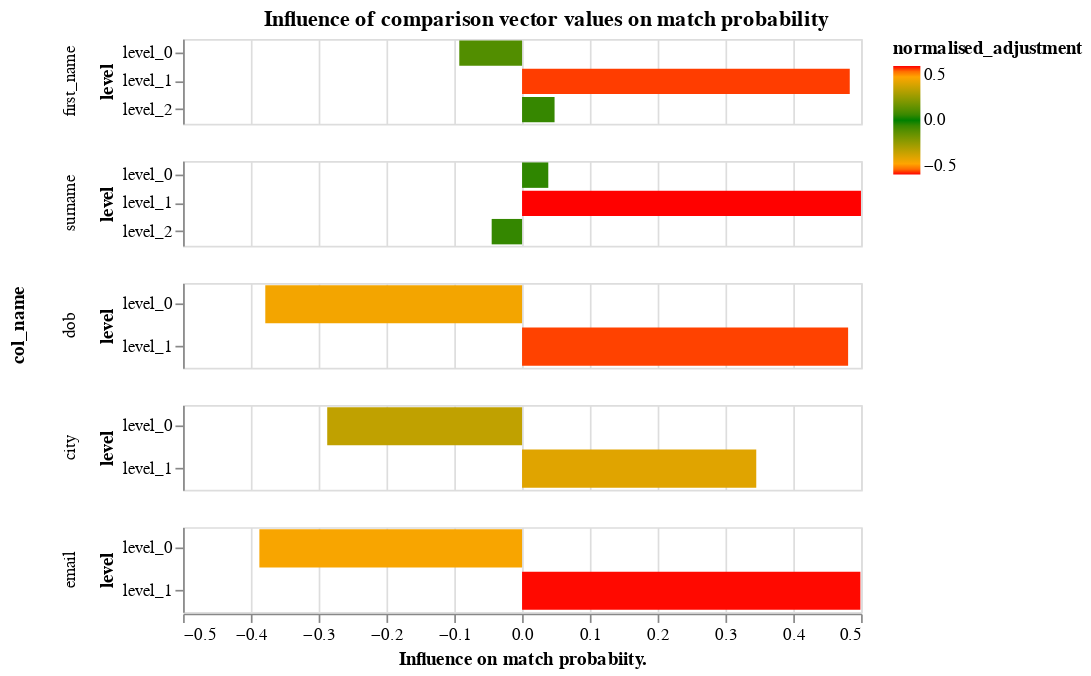

Notebook source saved alongside this figure:
### Markdown cell above
An alternative representation of the parameters displays them in terms of the effect different values in the comparison vectors have on the match probability:

### Code cell
params.adjustment_factor_chart()

### Figure 1 — Vega-Lite specification as saved in the notebook (floating-point values rounded to 4 significant figures)
{"$schema": "https://vega.github.io/schema/vega-lite/v3.4.0.json", "config": {"mark": {"tooltip": null}, "title": {"anchor": "middle"}, "view": {"height": 300, "width": 400}}, "data": {"name": "data-f4280ca9fa7ebbbe807d0a49d2291610"}, "datasets": {"data-f4280ca9fa7ebbbe807d0a49d2291610": [{"adjustment": 0.4074, "col_name": "first_name", "level": "level_0", "m": 0.3644, "normalised_adjustment": -0.09259, "u": 0.5301}, {"adjustment": 0.9833, "col_name": "first_name", "level": "level_1", "m": 0.06735, "normalised_adjustment": 0.4833, "u": 0.001141}, {"adjustment": 0.5479, "col_name": "first_name", "level": "level_2", "m": 0.5682, "normalised_adjustment": 0.04794, "u": 0.4688}, {"adjustment": 0.5387, "col_name": "surname", "level": "level_0", "m": 0.3782, "normalised_adjustment": 0.03869, "u": 0.3238}, {"adjustment": 0.9999, "col_name": "surname", "level": "level_1", "m": 0.05692, "normalised_adjustment": 0.4999, "u": 8.295e-06}, {"adjustment": 0.4552, "col_name": "surname", "level": "level_2", "m": 0.5649, "normalised_adjustment": -0.04481, "u": 0.6762}, {"adjustment": 0.1213, "col_name": "dob", "level": "level_0", "m": 0.1357, "normalised_adjustment": -0.3787, "u": 0.9832}, {"adjustment": 0.9809, "col_name": "dob", "level": "level_1", "m": 0.8643, "normalised_adjustment": 0.4809, "u": 0.01682}, {"adjustment": 0.2126, "col_name": "city", "level": "level_0", "m": 0.2321, "normalised_adjustment": -0.2874, "u": 0.8596}, {"adjustment": 0.8454, "col_name": "city", "level": "level_1", "m": 0.7679, "normalised_adjustment": 0.3454, "u": 0.1404}, {"adjustment": 0.1126, "col_name": "email", "level": "level_0", "m": 0.1267, "normalised_adjustment": -0.3874, "u": 0.9991}, {"adjustment": 0.999, "col_name": "email", "level": "level_1", "m": 0.8733, "normalised_adjustment": 0.499, "u": 0.0008646}]}, "encoding": {"color": {"field": "normalised_adjustment", "scale": {"domain": [-0.5, -0.4, 0, 0.4, 0.5], "range": ["red", "orange", "green", "orange", "red"]}, "type": "quantitative"}, "row": {"field": "col_name", "sort": {"field": "gamma"}, "type": "nominal"}, "tooltip": [{"field": "col_name", "type": "nominal"}, {"field": "normalised_adjustment", "type": "quantitative"}], "x": {"axis": {"title": "Influence on match probabiity."}, "field": "normalised_adjustment", "scale": {"domain": [-0.5, 0.5]}, "type": "quantitative"}, "y": {"field": "level", "type": "nominal"}}, "height": 50, "mark": "bar", "resolve": {"scale": {"y": "independent"}}, "title": "Influence of comparison vector values on match probability"}
